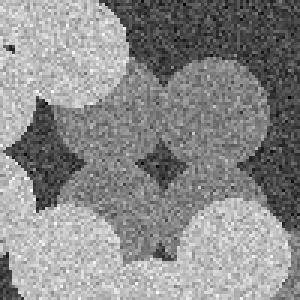
#> input picture noisy_circles.png, 100 x 100 px (shown 3 times larger)
$ jupyter execute --allow-errors MRF_modelling.ipynb   (shell and % lines are left out)   (older library calls are emulated)
#> lines starting #> are read from the running program, lines starting #| are printed output that depends on the picture; after the words box and inside, x2 and y2 are one past the last pixel; in counts of white or black regions, pixels touching at a corner belong together; long printed decimals are rounded
# Markov random field modelling

Write a function that, given an input image $D$ and a segmentation, for example $S_{GT} = \{1, 2,3\}$ , produces a histogram of the pixel intensities and histograms of the pixel
intensities divided into segmentation classes.

[cell 1]
import numpy as np
import math
#import maxflow
import skimage
import scipy.ndimage as snd
from matplotlib import pyplot as plt
import matplotlib.patches as patches
import scipy

[cell 2]
D = skimage.io.imread("noisy_circles.png").astype(np.int);
#> D: shape (100, 100) int64; min 0, max 255, mean 138.8
S = [1, 2, 3]

def Hist(D, S):
    D = 1

f, ax = plt.subplots(1,2, figsize=(10,4))
ax[0].imshow(D, cmap='gray');
ax[1].hist(D.ravel(), bins=60, range=[0,256], rwidth=0.8, color='k');
#> figure, not shown here; panel 2: tallest bar 436 high, from x = 192.4 to 195.8

What does this histogram say about the chances of obtaining
a reasonable segmentation of D using a method which considers only
pixel intensities, for example thresholding?

The one clique potentials for the likelihood energy as the squared distance from the
class mean

$$
V_{1}\left(f_{i}\right)=\alpha\left(\mu\left(f_{i}\right)-d_{i}\right)^{2}
 $$


## Using PyMaxflow for minimum graph cuts

Let's start with a simple graph, following the tutorial on http://pmneila.github.io/PyMaxflow/tutorial.html


It has a source node $s$, a sink node $t$ and the two nodes $0$.

#> (a cell that did not finish here is left out)

#> (a cell that did not finish here is left out)

#> (a cell that did not finish here is left out)

### Binary image segmentation

Next, we'll explore how to use the maxflow library to segment a CT scan of a mouse tibia.

[cell 6]
boneCT_location = 'data/V12_10X_x502.png'
im = skimage.io.imread(boneCT_location).astype(np.float64)
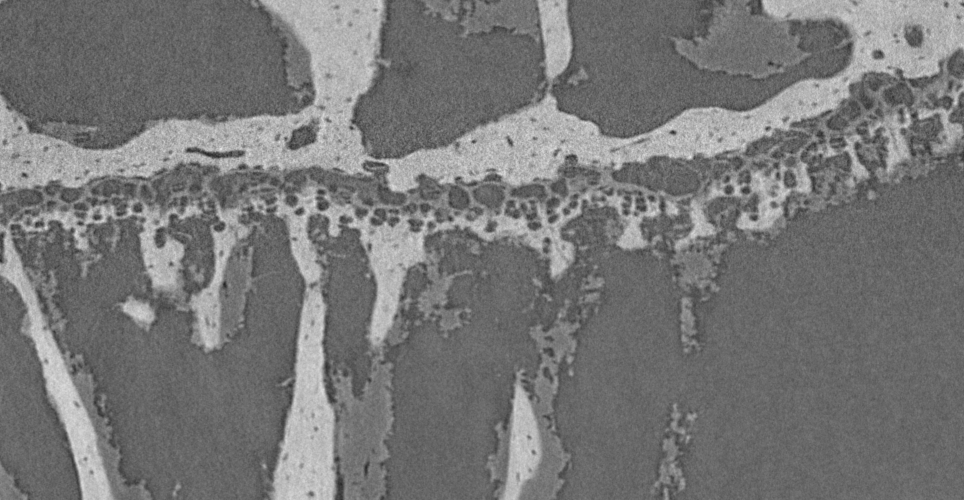
#> input picture data/V12_10X_x502.png, 964 x 500 px
#> im: shape (500, 964) float64; min 9265, max 58928, mean 30461.8

## 5.2 Exercise : Modelling

In this exercise we define an objective function for segmenting a noisy image, similar to the problem in Li Section 3.2.2. \\

We want to be minimizing the posterior energy of the configuration $f$. Our objective function is therefore:

\begin{align}
min\{ E(f) \} = min\{ U(f|d) \}= min\{ U(d|f)+U(f) \}
\end{align}
with the likelihood energy
\begin{align}
U(d|f) = \sum_{i \in D}  \alpha \cdot ( \mu ( f_i ) − d_i )^2
\end{align}
and the prior energy
\begin{align}
U(f) = \sum_{i,j \in D, i \neq j}
\begin{cases}
0 \hspace{5mm} f_i = f_j \\
1 \hspace{5mm} \text{otherwise}
\end{cases}
\end{align}

[cell 7]
# Define a function to produce histograms:
def Histogrammify(im, imlabeled, whatLabel):
    # Identify indices of the labeled image with specified label. These indices correspond to the original image.
    ilabel = np.asarray(np.where(imlabeled == whatLabel)).T
    temp = list()
    for j in ilabel:
        # Save image pixel values from specified label as a list:
        temp.append(im[tuple(j)])
    temp.sort()

    # Sort this list so that no values are repeated. Make a counter to keep track of the amount of repititions:
    PixVals = [temp[0]]
    Counts = [1]
    for j in range(1,len(temp)):
        if temp[j] != temp[j-1]:
            PixVals.append(temp[j])
            Counts.append(1)
        else:
            Counts[-1] +=1
    Counts = np.array(Counts)
    return PixVals, Counts

# Define a function to calculate the image energy (only developed for three labels):
def Energy(im, imlabeled):
    # Define parameters:
    mu = [70, 130, 190]
    alpha = 0.0005
    h,w = im.shape
    LiklhdEnergy = 0
    PriorEnergy = 0

    for r in range(1,h-1):
        for c in range(1,w-1):
            # Start with the Likelihood Energy:
            LiklhdEnergy += alpha*(mu[imlabeled[r,c]-1] - im[r,c])**2

            # [7 lines of commented-out code are left out]
            CompList = np.asarray([imlabeled[r-1,c], imlabeled[r+1,c], imlabeled[r,c-1], imlabeled[r,c+1]])
            trues = (CompList != imlabeled[r,c])
            PriorEnergy += sum(trues)

    return round(LiklhdEnergy,2), PriorEnergy

### 5.2.1 The ground truth

A linear mapping can be used to obtain a desired minimum pixel value $v_{min,d}$ and maximum $v_{max,d}$

\begin{align}
g(x,y) = \frac{v_{max,d} - v_{min,d}}{v_{max} - v_{min}} \cdot (f(x,y) - v_{min}) + v_{min,d}
\end{align}

#> (a cell that did not finish here is left out)

#> (a cell that did not finish here is left out)

### 5.2.2 Segmentation based on simple thresholding

[cell 10]
D = skimage.io.imread("noisy_circles.png").astype(np.int);

# Threshold D in D1, D2 and D3 with corresponding labels 1,2 and 3: (black = false, white = true)
D1 = (D < 100)*1
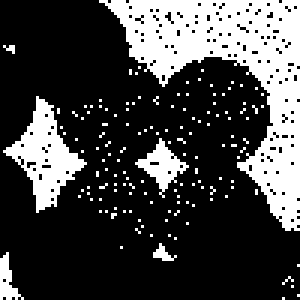
#> D1: shape (100, 100) int64 (shown 3 times larger); values 0 (black) and 1 (white), 26.5% white; 141 white regions (136 under 20 px), largest, box (x1, y1, x2, y2) and area: (33, 0, 100, 77) 1837, (1, 32, 29, 71) 424, (45, 46, 63, 66) 132, (0, 84, 8, 100) 61, (51, 81, 59, 87) 22
D2 = np.logical_and(D >= 100, D < 160)*2
#> D2: shape (100, 100) int64; values 0 (black) and 2 (white), 32.2% white; 319 white regions (317 under 20 px), largest, box (x1, y1, x2, y2) and area: (17, 19, 91, 89) 2701, (90, 76, 100, 100) 95
D3 = (D >= 160)*3
#> D3: shape (100, 100) int64; values 0 (black) and 3 (white), 41.3% white; 158 white regions (156 under 20 px), largest, box (x1, y1, x2, y2) and area: (0, 51, 97, 100) 2506, (0, 0, 43, 50) 1415

# Make a 'complete' label map for D:
Dlabel = D1 + D2 + D3
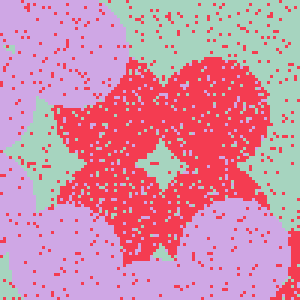
#> Dlabel: shape (100, 100) int64 (shown 3 times larger); 3 distinct labels, from 1 to 3; one colour per label, 0 black

# With this segmentation, already a clear distinction between background, and foreground is visible
f, ax = plt.subplots(1,5, figsize=(20,4))
[axi.set_axis_off() for axi in ax.ravel()]
ax[0].imshow(D, cmap='gray')
ax[0].set(title=('Original noisy image D'))
ax[1].imshow(D1, cmap='gray');
ax[1].set(title=('Label (1): D < 100'))
ax[2].imshow(D2, cmap='gray');
ax[2].set(title=(r'Label (2): 100 $\leq$ D < 160'))
ax[3].imshow(D3, cmap='gray');
ax[3].set(title=(r'Label (3): D $\geq$ 160'));
ax[4].imshow(Dlabel);
ax[4].set(title=('Fully labeled map (1,2,3)'));

energy = Energy(D, Dlabel)
#> after the loop in Energy, `for r in range(1,h-1):`: LiklhdEnergy = 1453.5; PriorEnergy = 7052
#> energy = (1453.5, 7052)
print('For the segmentation based on thresholding, the likelihood energy is', energy[0], 'and the prior energy is',energy[1])
#| For the segmentation based on thresholding, the likelihood energy is 1453.47 and the prior energy is 7052
print('The total energy is', energy[0] + energy[1])
#| The total energy is 8505.47
print('This is a lot higher than the ground truth.')

[cell 11]
# Intermediate work: histogram of the thresholded image
plt.hist(D.ravel(), bins=256, range=[0,256], color='k');
for i in (1,2,3):
    PixVals, Counts = Histogrammify(D, Dlabel, i)
    plt.plot(PixVals, Counts)
#> figure, not shown here; tallest bar 94 high, from x = 196 to 197; curve peaks at x = 64, y = 65; curve peaks at x = 128, y = 72; curve peaks at x = 196, y = 94

### 5.2.3 Segmentation based on median filtering

[cell 12]
D1Median = skimage.filters.median(D1)
#> D1Median: shape (100, 100) int64; values 0 (black) and 1 (white), 26.4% white; 6 white regions (2 under 20 px), largest, box (x1, y1, x2, y2) and area: (34, 0, 100, 77) 1978, (2, 33, 28, 70) 446, (46, 47, 62, 64) 133, (0, 85, 7, 100) 63
D2Median = skimage.filters.median(D2)
#> D2Median: shape (100, 100) int64; values 0 (black) and 2 (white), 31.3% white; 3 white regions (1 under 20 px), largest, box (x1, y1, x2, y2) and area: (18, 19, 90, 88) 3027, (91, 76, 100, 100) 105
D3Median = skimage.filters.median(D3)
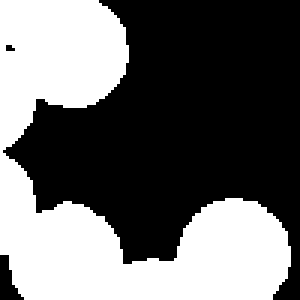
#> D3Median: shape (100, 100) int64 (shown 3 times larger); values 0 (black) and 3 (white), 41.4% white; 1 white region, box (x1, y1, x2, y2) and area: (0, 0, 97, 100) 4145

DMedianLabel = D1Median + D2Median + D3Median
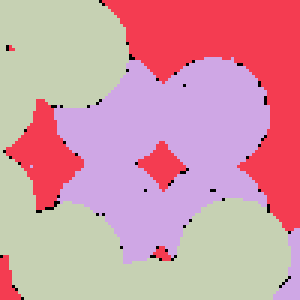
#> DMedianLabel: shape (100, 100) int64 (shown 3 times larger); 4 distinct labels, from 0 to 3; one colour per label, 0 black

# With this segmentation, already a clear distinction between background, and foreground is visible
f, ax = plt.subplots(1,5, figsize=(20,4))
[axi.set_axis_off() for axi in ax.ravel()]
ax[0].imshow(D, cmap='gray')
ax[0].set(title=('Original noisy image D'))
ax[1].imshow(D1Median, cmap='gray');
ax[1].set(title=('Label (1): D < 100'))
ax[2].imshow(D2Median, cmap='gray');
ax[2].set(title=(r'Label (2): 100 $\leq$ D < 160'))
ax[3].imshow(D3Median, cmap='gray');
ax[3].set(title=(r'Label (3): D $\geq$ 160'));
ax[4].imshow(DMedianLabel);
ax[4].set(title=('Fully labeled map (1,2,3)'));

energy = Energy(D, DMedianLabel)
#> energy = (2220.8, 1533)
print('For the segmentation based on thresholding, the likelihood energy is', energy[0], 'and the prior energy is',energy[1])
#| For the segmentation based on thresholding, the likelihood energy is 2220.81 and the prior energy is 1533
print('The total energy is', energy[0] + energy[1])
#| The total energy is 3753.81
print('This is a lot lower than the simple thresholding: we can see that pixels are more "distant" from their mean (LE is higher) but neighbours are labeled very well.')

[cell 13]
plt.hist(D.ravel(), bins=256, range=[1,256], color='k');
for i in (1,2,3):
    PixVals, Counts = Histogrammify(D, DMedianLabel, i)
    plt.plot(PixVals, Counts)
#> figure, not shown here; tallest bar 94 high, from x = 195.2 to 196.2; curve peaks at x = 64, y = 62; curve peaks at x = 128, y = 71; curve peaks at x = 196, y = 94

# Deformable Models

[cell 14]
# Load data as binary image:
Square = skimage.color.rgb2gray(skimage.io.imread("TestImageSimple.png")).astype(np.int);
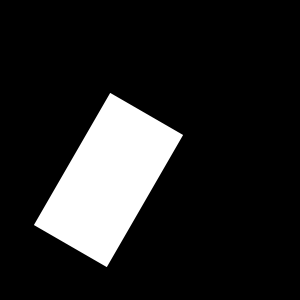
#> input picture TestImageSimple.png, 300 x 300 px
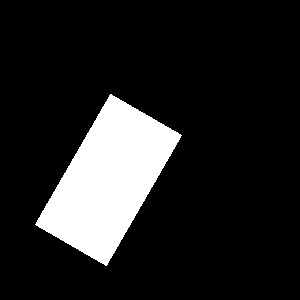
#> Square: shape (300, 300) int64; values 0 (black) and 1 (white), 13.9% white; 1 white region, box (x1, y1, x2, y2) and area: (35, 94, 182, 266) 12545
h,w = Square.shape
#> h = 300; w = 300

# Make the initial Snake a circle:
def InitSnake(center, radius, npoints):
    t = np.linspace(0,2*np.pi, npoints)
    Snake = np.asarray([center[0] + radius*np.cos(t), center[1] + radius*np.sin(t)])
    return Snake.T

Snake = InitSnake((150,100), 75, 40)

# Find Region Of Interest and its inverse mask (= Snake curve interior and exterior area)
def FindROI(im, curve):
    # Allocate list names:
    ROI = []; notROI = []

    # Make set of all image indices:
    i,j = np.indices(im.shape)
    indices = np.asarray([i.flatten(),j.flatten()])

    # Divide set of indices into ROI (= inside polygon) or notROI (= outside polygon)
    truth = skimage.measure.points_in_poly(indices.T, curve)
    x = np.where(truth == True)
    ROI.append([indices[0, x], indices[1, x]])
    x = np.where(truth == False)
    notROI.append([indices[0, x], indices[1, x]])

    return np.asarray(ROI), np.asarray(notROI)

ROI, notROI = FindROI(Square, Snake)

plt.imshow(Square, cmap = 'gray');
plt.axis("off");
plt.plot(Snake[:,0], Snake[:,1], color = 'r', linewidth = 1)
plt.scatter(ROI[:,0], ROI[:,1], alpha = 0.007, color = 'r');
plt.scatter(notROI[:,0], notROI[:,1], alpha = 0.007, color = 'b');
plt.title('Regions Of Interest');

# Find mean intensities:
m_in  = np.mean(Square[ROI])
#> m_in = 0.187
m_out = np.mean(Square[notROI])
#> m_out = 0.128
print('The mean intensities are', m_in, 'inside and', m_out, 'outside')
#| The mean intensities are 0.1872 inside and 0.1278 outside
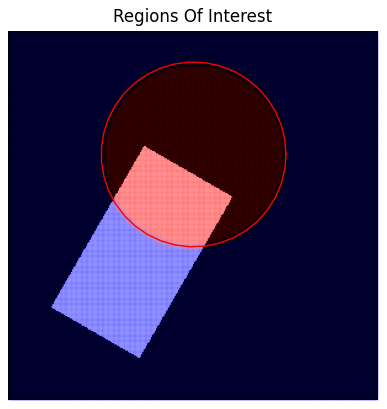
#> figure drawn by matplotlib, 1 panel

[cell 15]
# Compute bilinear interpolaten of the Snake curve:
def BilinearInterpol(im, curve):
    # Associated intensity after interpolation:
    IntensityOut = np.zeros((curve.shape[0],1))

    x0 = np.floor(curve[:,0]).astype(np.int)
    x1 = np.ceil(curve[:,0]).astype(np.int)
    y0 = np.floor(curve[:,1]).astype(np.int)
    y1 = np.ceil(curve[:,1]).astype(np.int)
    dx = curve[:,0] - x0
    dy = curve[:,1] - y0
    IntensityOut[:,0] = im[y0,x0]*(1 - dx)*(1 - dy) + im[y0,x1]*dx*(1 - dy) + im[y1,x0]*(1 - dx)*dy + im[y1,x1]*dx*dy
    return IntensityOut

Intensities = BilinearInterpol(Square, Snake)
#> Intensities = 40 values, max 1 at index 10, min 0 at index 0, mean 0.188

# Using these Regions Of Interest, Compute the magnitude (scalar value) of the Snake displacement:
# Fext =(m_in − m_out)*(2*I − m_in − m_out)*N
def ComputeDisplacement(im, curve):
    # Find mean intensities as before with ROI:
    ROI, notROI = FindROI(im, curve)
    m_in  = np.mean(im[ROI])
#> m_in = 0.187
    m_out = np.mean(im[notROI])
#> m_out = 0.128
    I = BilinearInterpol(im, curve)
#> I has the same summary as Intensities outside ComputeDisplacement
    Fext = (m_in - m_out)*(2*I - m_in - m_out)
#> Fext = 40 values, max 0.1 at index 10, min -0.0187 at index 0, mean 0.00364
    return Fext

Fmagn = ComputeDisplacement(Square, Snake)
#> Fmagn has the same summary as Fext in ComputeDisplacement

# Find normal vectors of the Snake curve:
def NormalVectors(im, curve):
    # Allocate space
    NormVecs = np.zeros((curve.shape[0],2))
    TangVecs = np.zeros((curve.shape[0],2))

    # Calculate tangent vectors with finite dfference
    TangVecs =  np.roll(curve,-1, axis = 0) - np.roll(curve,1, axis = 0)

    # Normalize lengths
    lengths = (TangVecs[:,0]**2 + TangVecs[:,1]**2)**0.5
    TangVecs[:,0] = TangVecs[:,0]/lengths
    TangVecs[:,1] = TangVecs[:,1]/lengths

    # Compute normal as a 90 degree rotation
    NormVecs[:,0] = TangVecs[:,1]
    NormVecs[:,1] = -TangVecs[:,0]

    # Multiply with correct lengths
    F = ComputeDisplacement(im, curve)
#> F has the same summary as Fext in ComputeDisplacement
    NormVecs = np.multiply(NormVecs, F)
#> NormVecs = 40 pairs, first value -0.0846 to 0.0186, second value -0.018 to 0.1
    return NormVecs

NormVecs = NormalVectors(Square,Snake)

plt.imshow(Square, cmap = 'gray');
plt.axis("off");
plt.plot(Snake[:,0], Snake[:,1], color = 'r', linewidth = 1)
plt.quiver(Snake[:,0], Snake[:,1], NormVecs[:,0], NormVecs[:,1], color = 'r', angles = 'xy')
plt.title('Normal Vectors');
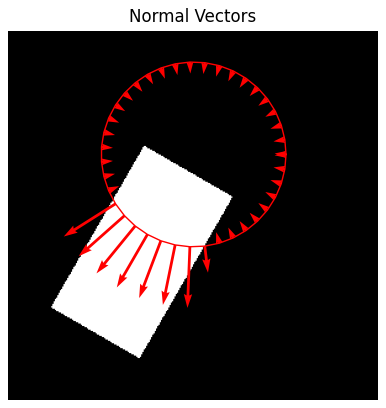
#> figure drawn by matplotlib, 1 panel

[cell 16]
def SmoothKernel(curve, alpha, beta):
    l = curve.shape[0]
    B = np.zeros((l,l))

    # Construct the transformation matrices:
    # Kernel for minimum length
    Lml = -2*np.identity(l, dtype = None).astype(np.int);
    Lml += np.roll(np.identity(l, dtype = None).astype(np.int),1,axis = 0)
    Lml += np.roll(np.identity(l, dtype = None).astype(np.int),-1,axis = 0)

    # Kernel for minimum curvature
    Lmc = -6*np.identity(l, dtype = None).astype(np.int);
    Lmc += np.roll(-np.identity(l, dtype = None).astype(np.int),2,axis = 0)
    Lmc += np.roll(-np.identity(l, dtype = None).astype(np.int),-2,axis = 0)
    Lmc += np.roll(4*np.identity(l, dtype = None).astype(np.int),1,axis = 0)
    Lmc += np.roll(4*np.identity(l, dtype = None).astype(np.int),-1,axis = 0)

    I = np.identity(l, dtype = None).astype(np.int)
    B = np.linalg.inv(I - alpha*Lml - beta*Lmc)
    return B

B = SmoothKernel(Snake, 0.3, 0.2)

def updateCurve(im, curve, B):
    Vectors = NormalVectors(im, curve)
#> Vectors has the same summary as NormVecs in NormalVectors
    # Apply algorithm from the course note: be aware of dimensions n x 2 <--> 2 x n so we hav to (re)transpose!
    curve = B@(curve + 50*Vectors)
#> curve = 40 pairs, first value 76.76 to 223.8, second value 26.58 to 178.5

    # Respace the points evenly
    Dist = (((curve[0:-1,0] - np.roll(curve[0:-1,0],-1))**2 + (curve[0:-1,1] - np.roll(curve[0:-1,1],-1))**2)**0.5)
#> Dist = 39 values, max 15.2 at index 38, min 9.47 at index 0, mean 12.03
    correctDist = np.linspace(0,np.sum(Dist),curve.shape[0])
#> correctDist = 40 values from 0 to 469.3
    interpol = scipy.interpolate.interp1d(np.cumsum(Dist), curve[0:-1,0], fill_value="extrapolate")
    curve[:,0] = interpol(correctDist)
    interpol = scipy.interpolate.interp1d(np.cumsum(Dist), curve[0:-1,1], fill_value="extrapolate")
    curve[:,1] = interpol(correctDist)

    # Close the curve
    curve[-1,:] = curve[0,:]

    return curve

plt.imshow(Square, cmap = 'gray');
plt.axis("off");
Snake_tmp = updateCurve(Square, Snake, B)
#> Snake_tmp = 40 pairs, first value 76.78 to 224.8, second value 26.62 to 178.3
for i in range(50):
    Snake_tmp = updateCurve(Square, Snake_tmp, B)
#> this loop made 50 passes
#> after the loop, Snake_tmp = 40 pairs, first value 39.31 to 176.9, second value 92.85 to 260.1
plt.plot(Snake_tmp[:,0], Snake_tmp[:,1], color = 'r', linewidth = 2)
plt.scatter(Snake_tmp[:,0], Snake_tmp[:,1], c = 'r')

# Function: snakes!

[cell 17]
def DeformeableModel(im, curve, alpha, beta, stepsize, maxiter):
#> called with curve = array of shape (100, 2), alpha = 0.2, beta = 0.3, stepsize = array of shape (5,), maxiter = 5
    l = curve.shape[0]
    print('l =',l)

    # 0. Make the smoothing kernel once
    B = np.zeros((l,l))

    # Kernel for minimum length
    Lml = -2*np.identity(l, dtype = None).astype(np.int);
    Lml += np.roll(np.identity(l, dtype = None).astype(np.int),1,axis = 0)
    Lml += np.roll(np.identity(l, dtype = None).astype(np.int),-1,axis = 0)
    # Kernel for minimum curvature
    Lmc = -6*np.identity(l, dtype = None).astype(np.int);
    Lmc += np.roll(-np.identity(l, dtype = None).astype(np.int),2,axis = 0)
    Lmc += np.roll(-np.identity(l, dtype = None).astype(np.int),-2,axis = 0)
    Lmc += np.roll(4*np.identity(l, dtype = None).astype(np.int),1,axis = 0)
    Lmc += np.roll(4*np.identity(l, dtype = None).astype(np.int),-1,axis = 0)
    # Apply formulae from the course note
    I = np.identity(l, dtype = None).astype(np.int)
    B = np.linalg.inv(I - alpha*Lml - beta*Lmc)
    print('B has shape',B.shape)


    for iteration in range(maxiter):
        # 1. Find Region Of Interest and its inverse mask (= Snake curve interior and exterior area)
        ROI = []; notROI = []
        # Make set of all image indices:
        i,j = np.indices(im.shape)
        indices = np.asarray([i.flatten(),j.flatten()])
        # Divide set of indices into ROI (= inside polygon) or notROI (= outside polygon)
        truth = skimage.measure.points_in_poly(indices.T, curve)
        x = np.where(truth == True)
        ROI.append([indices[0, x], indices[1, x]])
        x = np.where(truth == False)
        notROI.append([indices[0, x], indices[1, x]])
        ROI = np.asarray(ROI)
        notROI = np.asarray(notROI)

        # 2. Compute bilinear interpolaten of the Snake curve:
        I = np.zeros((l,1))
        x0 = np.floor(curve[:,0]).astype(np.int)
        x1 = np.ceil(curve[:,0]).astype(np.int)
        y0 = np.floor(curve[:,1]).astype(np.int)
        y1 = np.ceil(curve[:,1]).astype(np.int)
        dx = curve[:,0] - x0
        dy = curve[:,1] - y0
        I[:,0] = im[y0,x0]*(1 - dx)*(1 - dy) + im[y0,x1]*dx*(1 - dy) + im[y1,x0]*(1 - dx)*dy + im[y1,x1]*dx*dy

        # 3. Using these Regions Of Interest, compute the magnitude (scalar value) of the Snake displacement:
        # Fext =(m_in − m_out)*(2*I − m_in − m_out)*N
        # Find mean intensities as before with ROI:
        m_in  = np.mean(im[ROI])
        m_out = np.mean(im[notROI])
        F = (m_in - m_out)*(2*I - m_in - m_out)

        # 4. Find normal vectors of the Snake curve:
        NormVecs = np.zeros((l,2))
        TangVecs = np.zeros((l,2))
        # Calculate tangent vectors with finite dfference
        TangVecs =  np.roll(curve,-1, axis = 0) - np.roll(curve,1, axis = 0)
        TangVecs[-1,:] = TangVecs[0,:]
        # Normalize lengths
        lengths = (TangVecs[:,0]**2 + TangVecs[:,1]**2)**0.5
        TangVecs[:,0] = TangVecs[:,0]/lengths
        TangVecs[:,1] = TangVecs[:,1]/lengths
        # Compute normal as a 90 degree rotation
        NormVecs[:,0] = TangVecs[:,1]
        NormVecs[:,1] = -TangVecs[:,0]
        # Multiply with correct lengths
        NormVecs = np.multiply(NormVecs, F)

        # 5. Update the curve
        if isinstance(stepsize, int):
            step = stepsize
        else:
            step = stepsize[iteration]
        curve = B@(curve + step*NormVecs)
        # Redistribute the points evenly
        Dist = (((curve[:,0] - np.roll(curve[:,0],-1))**2 + (curve[:,1] - np.roll(curve[:,1],-1))**2)**0.5)
        correctDist = np.linspace(0,np.sum(Dist),l)
        interpol = scipy.interpolate.interp1d(np.cumsum(Dist), curve[:,0], fill_value="extrapolate")
        curve[:,0] = interpol(correctDist)
        interpol = scipy.interpolate.interp1d(np.cumsum(Dist), curve[:,1], fill_value="extrapolate")
        curve[:,1] = interpol(correctDist)
        # Close the curve
        curve[-1,:] = curve[0,:]
        print('curve has shape',curve.shape)
#> this loop made 5 passes
#> (m_in, m_out) on passes 1 to 5: (0.187, 0.128), (0.189, 0.127), (0.191, 0.127), (0.192, 0.126), (0.192, 0.126)
#> after the loop, curve = 100 pairs, first value 78.43 to 222.3, second value 28.42 to 189.5


    return curve

# Now run the deformable model function
Snake = InitSnake((150,100), 75, 100)

maxiter = 5
stepsize = np.linspace(50,10,maxiter)
NewSnake = DeformeableModel(Square, Snake, 0.2, 0.3, stepsize, maxiter)
#> NewSnake has the same summary as curve in DeformeableModel

plt.imshow(Square, cmap = 'gray');
plt.axis("off");
plt.plot(NewSnake[:,0], NewSnake[:,1], color = 'r', linewidth = 2);
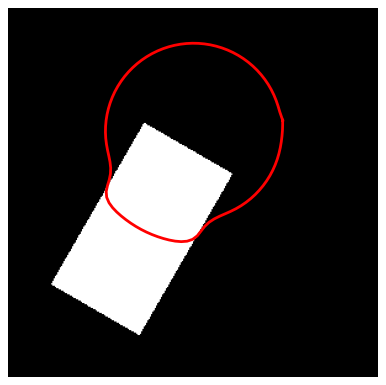
#> figure drawn by matplotlib, 1 panel
